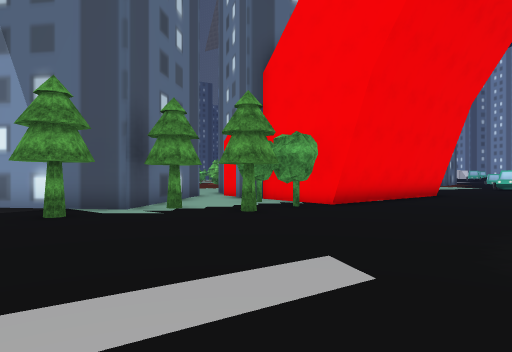
[1] (above)

22 first-person views from a walk through a scene from a Unity 3-D project. The camera is 1.4 m above the floor, looks level and sees 75° across. The floor is counted in squares, 2 m on a side. Each view is taken from the middle of a square. On the plan, view 1 faces up. The plan holds only what a view shows up to about 10 squares ahead; the rest is blank. The place goes on beyond the plan. The player is left out. Some surface patterns are stand-ins.

[2]
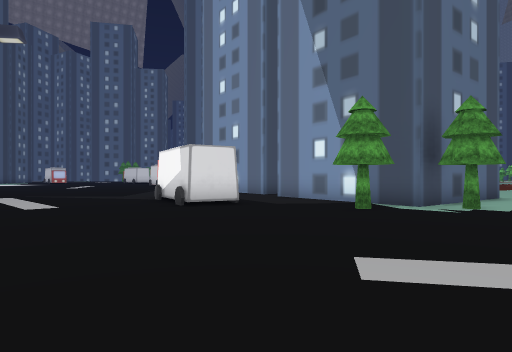

[3]
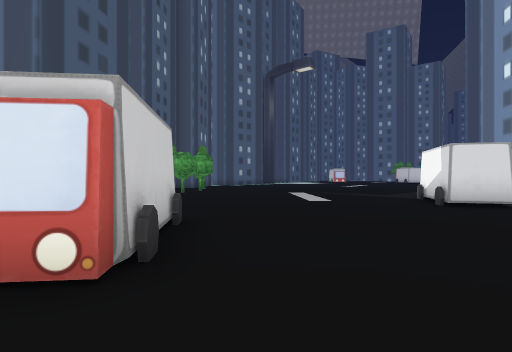

[4]
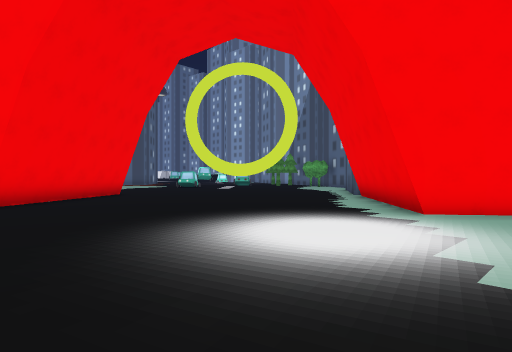

[5]
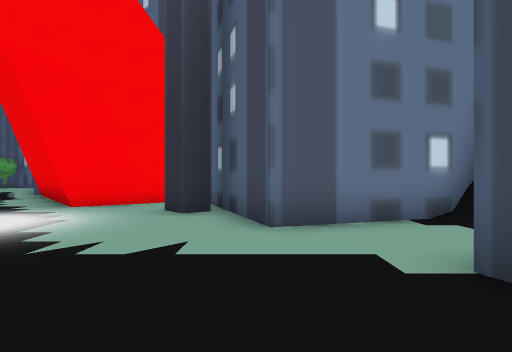

[6]
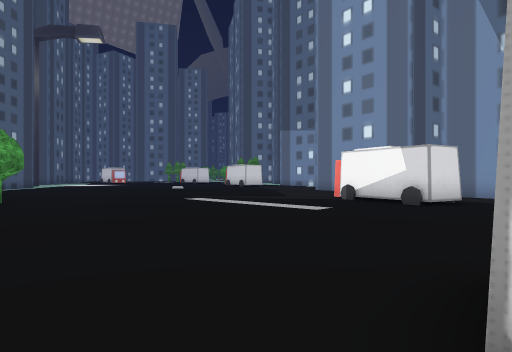

[7]
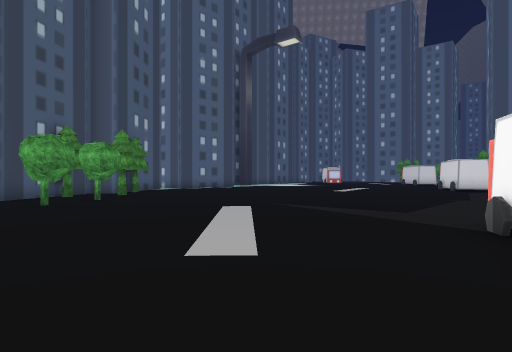

[8]
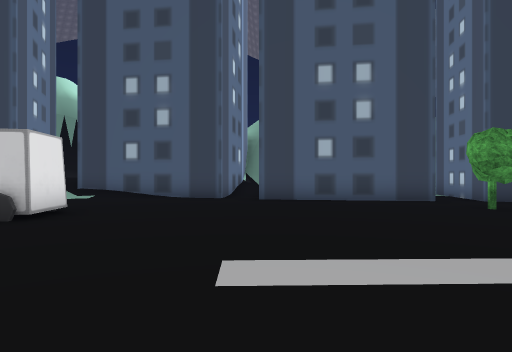

[9]
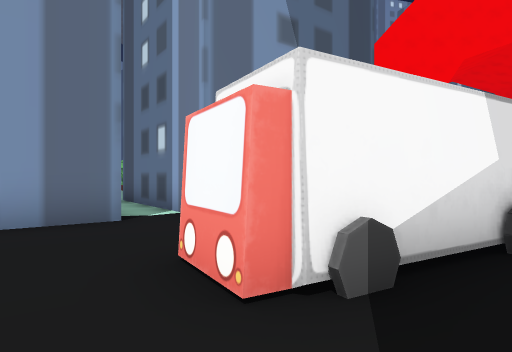

[10]
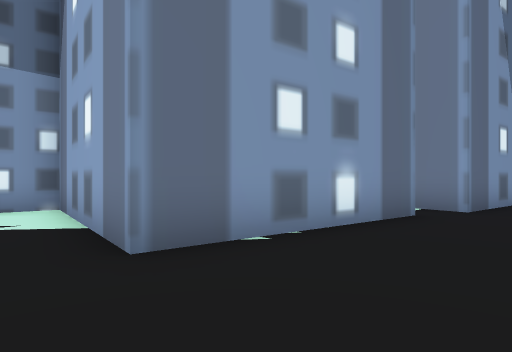

[11]
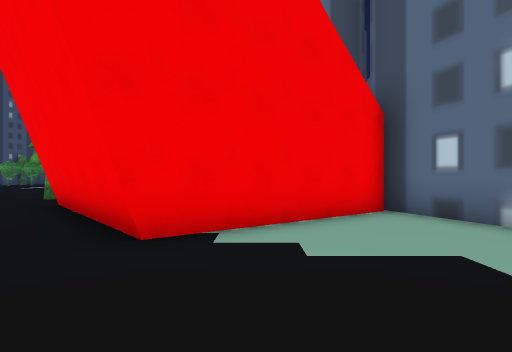

[12]
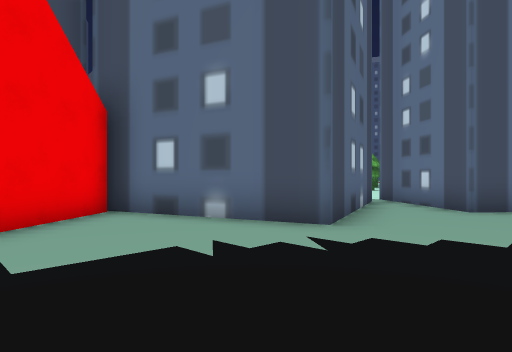

[13]
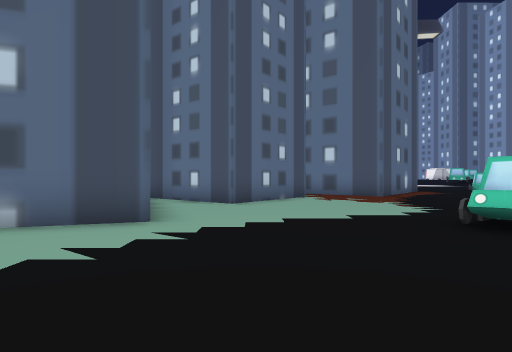

[14]
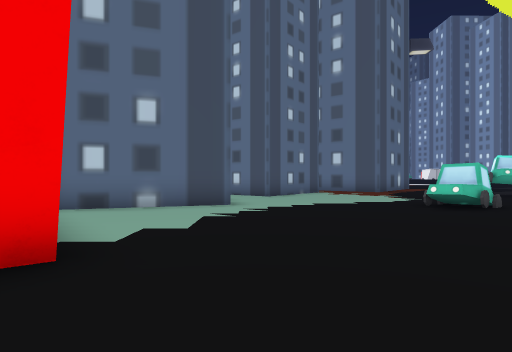

[15]
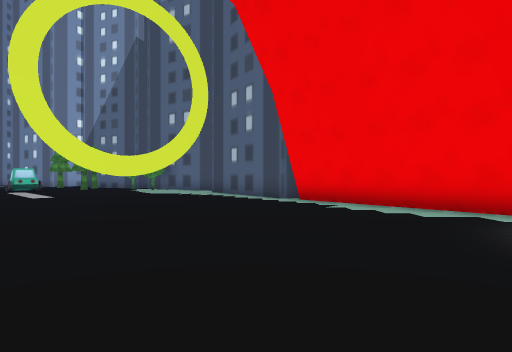

[16]
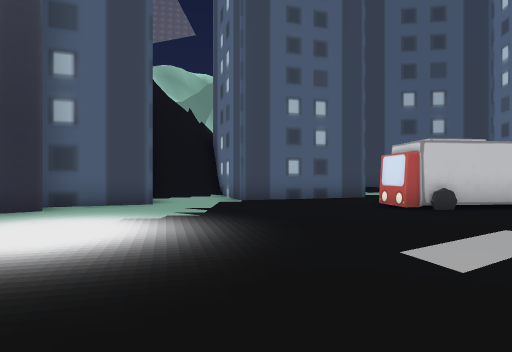

[17]
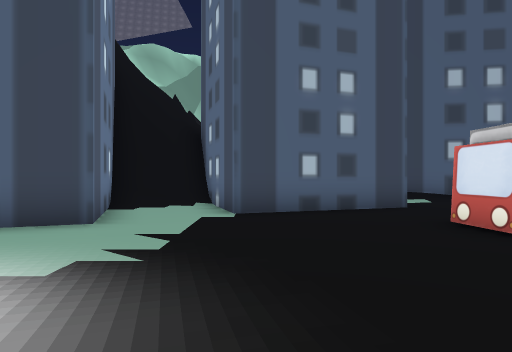

[18]
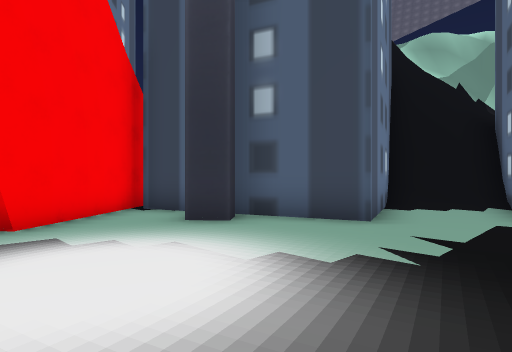

[19]
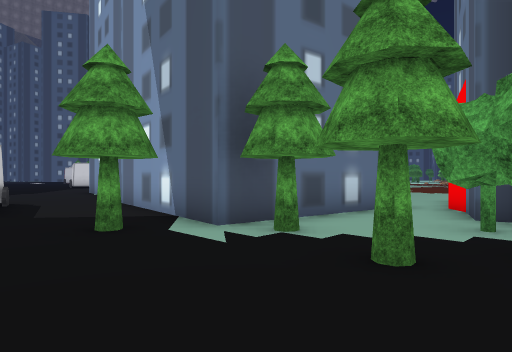

[20]
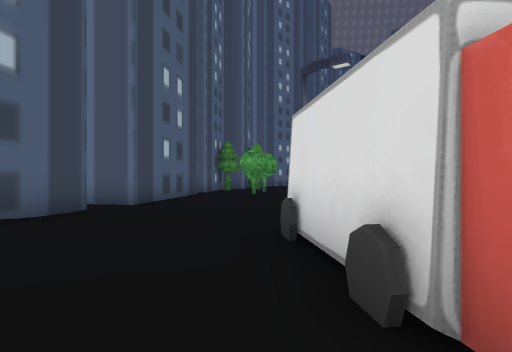

[21]
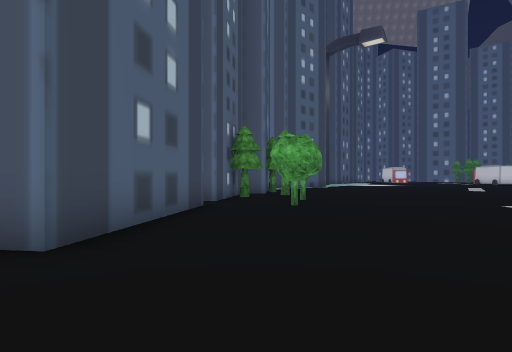

[22]
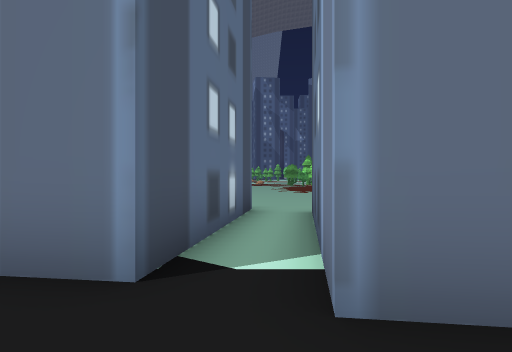

### Floor plan
Key: @ floor where view 1 was taken; # wall or solid block; . floor; / step, stairs or slope; B building; T tree; R truck; O other object.
Columns run from 15 left of view 1 to 12 right of it. Each row starts with its distance up from view 1.
 23                      B
 22                      .B B...
 21                      B.BB...
 20                      B......
 19                      B......
 18                       B.....
 17                     BBB....O
 16        ..         BB.......O
 15        ..        B#.........
 14  BB    ..    .B   ##........
 13  .B    B.    .B    ##.......
 12  .B   B.B    .##    ##......
 11  .B   B.B    B.##  ###.. ...
 10 ..B   B.B   B...# ##.....#..
  9 ..BBBBB.B   B..T###.......#.
  8 ........BBB B...##........ .
  7 ...........BBT.T............
  6 ............T...............
  5 ......RRR..................
  4 ......RRR.................##
  3 .........................##
  2 .......................###
  1 .......................##
  0 ...............@........#
 -1 ........................##
 -2 ...........RRR........#BB#
 -3 #..........RRRR.....BBB
 -4 T.T.................B
 -5 ................BB..B
 -6 B.............BB  B./B
 -7 B.BBBBBB......B   B/##

Where each view was taken, in squares from view 1:
view 1: 0 up, 0 right, facing up
view 2: 1 down, 0 right, facing up-left
view 3: 1 down, 1 right, facing left
view 4: 1 down, 1 right, facing up-right
view 5: 3 down, 0 right, facing right
view 6: 5 down, 4 left, facing up-left
view 7: 1 up, 5 left, facing left
view 8: 3 up, 8 left, facing down
view 9: 3 up, 11 left, facing up-right
view 10: 6 up, 15 left, facing up-right
view 11: 13 up, 10 right, facing left
view 12: 13 up, 10 right, facing up-left
view 13: 12 up, 9 right, facing up
view 14: 9 up, 8 right, facing up
view 15: 6 up, 2 right, facing right
view 16: 5 up, 2 right, facing down
view 17: 2 up, 2 right, facing down
view 18: 2 up, 2 right, facing down-right
view 19: 4 up, 1 right, facing up-left
view 20: 4 down, 0 right, facing left
view 21: 5 down, 5 left, facing left
view 22: 6 up, 8 left, facing up
